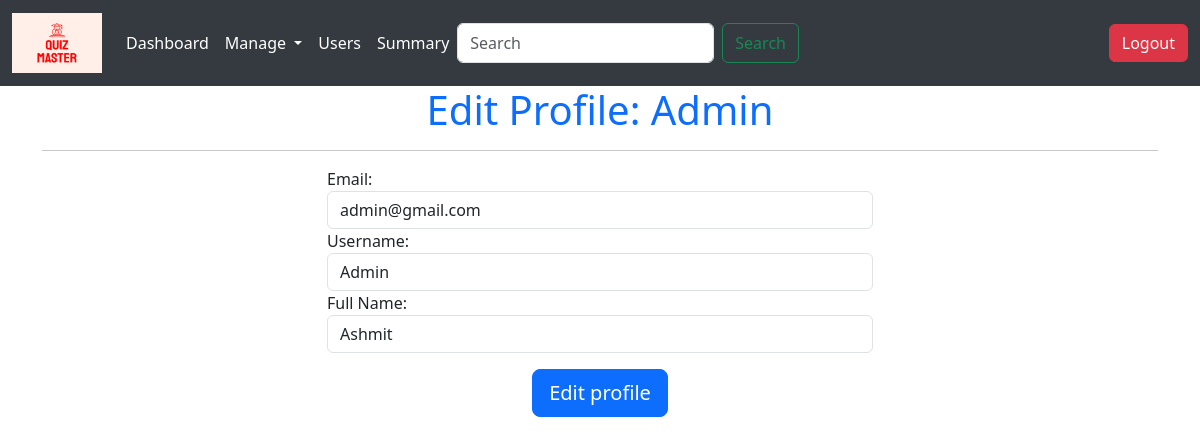
The app's page /edit_profile/1 (signed in) with its own data.
### controller/models.py (models this page shows, shortened)
class User(UserMixin,db.Model):
    id = db.Column(db.Integer,primary_key = True, autoincrement = True)
    email = db.Column(db.String(64), unique = True, nullable = False)
    password = db.Column(db.String(128), nullable = False)
    username = db.Column(db.String(128),unique = True, nullable = False)
    full_name = db.Column(db.String(128), nullable = False)
    role = db.Column(db.String(64), nullable = False)
    created_at = db.Column(db.DateTime, default = datetime.now)
    updated_at = db.Column(db.DateTime, default = datetime.now, onupdate = datetime.now)
    last_login = db.Column(db.DateTime, default = datetime.now)
    quiz_attempts = db.relationship('Score', backref = 'user', lazy = True)

### controller/user_routes.py (the view, shortened to what this page needs)
@app.route('/edit_profile/<int:user_id>', methods=['GET', 'POST']) # URL for editing the user profile
@login_required
def edit_profile(user_id):
    if current_user.id != user_id:
        flash("You are not authorized to view this page", "danger")
        return redirect(url_for('home'))
    user = User.query.get_or_404(user_id)
    return render_template('edit_profile.html', user=user)

### controller/authorization_routes.py (called while the page is built)
@login_manager.user_loader
def load_user(user_id):
    return User.query.get(int(user_id))

### templates/edit_profile.html (shortened to what this page needs)
{% extends "base.html" %}
{% block content %}
<div class="container">
    <div class="row">
        <div class="col-md-12">
            <h1 class="text-center text-primary">Edit Profile: {{ user.username }}</h1>
            <hr>
        </div>
    </div>
    <div class="row">
        <div class="col-md-6 offset-md-3">
            <form action="/edit_profile/{{user.id}}" method="post">
                <div class="form-group">
                    <label for="email">Email:</label>
                    <input type="email" class="form-control" id="email" name="email" value="{{ user.email }}">
                </div>
                <div class="form-group">
                    <label for="username">Username:</label>
                    <input type="text" class="form-control" id="username" name="username" value="{{ user.username }}">
                </div>
                <div class="form-group">
                    <label for="full_name">Full Name:</label>
                    <input type="text" class="form-control" id="full_name" name="full_name" value="{{ user.full_name }}">
                </div>
                <div class="text-center mt-3">
                    <button type="submit" class="btn btn-primary btn-lg">Edit profile</button>
                </div>
            </form>
        </div>
    </div>
</div>
{% endblock %}

### records on screen
User: username "Admin", email "admin@gmail.com", full_name "Ashmit"
